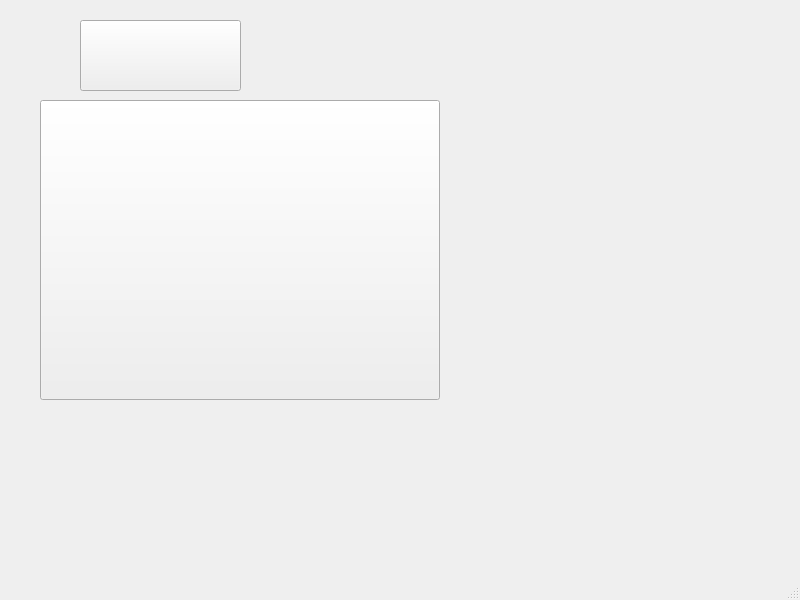
<?xml version="1.0" encoding="UTF-8"?>
<ui version="4.0">
 <class>MainWindow</class>
 <widget class="QMainWindow" name="MainWindow">
  <property name="geometry">
   <rect>
    <x>0</x>
    <y>0</y>
    <width>800</width>
    <height>600</height>
   </rect>
  </property>
  <property name="windowTitle">
   <string>MainWindow</string>
  </property>
  <widget class="QWidget" name="centralwidget">
   <widget class="QPushButton" name="pushButton">
    <property name="geometry">
     <rect>
      <x>80</x>
      <y>20</y>
      <width>161</width>
      <height>71</height>
     </rect>
    </property>
    <property name="styleSheet">
     <string notr="true">background-image: url(:/chatapp/chatapp/CLIENTBUTTON.png);</string>
    </property>
    <property name="text">
     <string/>
    </property>
    <property name="icon">
     <iconset resource="../chatapp.qrc">
      <normaloff>:/chatapp/chatapp/CLIENTBUTTON.png</normaloff>:/chatapp/chatapp/CLIENTBUTTON.png</iconset>
    </property>
    <property name="iconSize">
     <size>
      <width>480</width>
      <height>191</height>
     </size>
    </property>
   </widget>
   <widget class="QPushButton" name="pushButton_2">
    <property name="enabled">
     <bool>true</bool>
    </property>
    <property name="geometry">
     <rect>
      <x>40</x>
      <y>100</y>
      <width>400</width>
      <height>300</height>
     </rect>
    </property>
    <property name="maximumSize">
     <size>
      <width>6000</width>
      <height>16777215</height>
     </size>
    </property>
    <property name="toolTip">
     <string>&lt;html&gt;&lt;head/&gt;&lt;body&gt;&lt;p&gt;&lt;img src=&quot;:/chatapp/chatapp/CLIENTBUTTON.png&quot;/&gt;&lt;/p&gt;&lt;/body&gt;&lt;/html&gt;</string>
    </property>
    <property name="autoFillBackground">
     <bool>false</bool>
    </property>
    <property name="styleSheet">
     <string notr="true">
background-image: url(:/chatapp/chatapp/CLIENTBUTTON.png);</string>
    </property>
    <property name="text">
     <string/>
    </property>
    <property name="autoExclusive">
     <bool>false</bool>
    </property>
    <property name="autoDefault">
     <bool>false</bool>
    </property>
    <property name="default">
     <bool>false</bool>
    </property>
    <property name="flat">
     <bool>false</bool>
    </property>
   </widget>
  </widget>
  <widget class="QStatusBar" name="statusbar"/>
 </widget>
 <resources>
  <include location="../chatapp.qrc"/>
 </resources>
 <connections/>
</ui>
